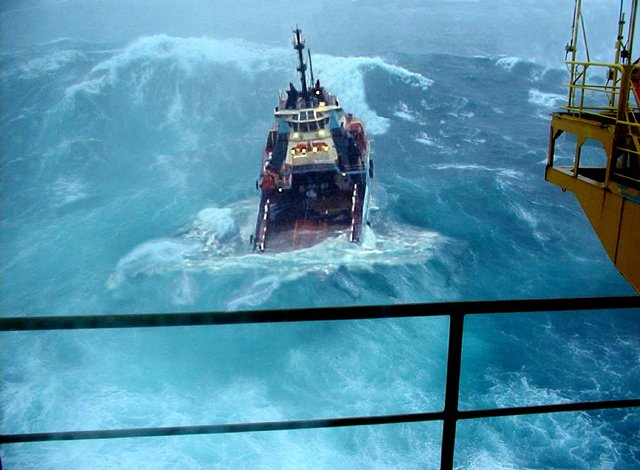
%> input picture Seam_carving/code/boat.jpg, 640 x 470 px
$ octave script.m   (GNU Octave 9; MATLAB toolbox functions it lacks are replaced by stand-ins)
%> lines starting %> are read from the running program, lines starting %| are printed output that depends on the picture
### Seam_carving/code/seam_carving_x_direction.m
function result = seam_carving_x_direction(I)
	%{
	Function that finds a Top-down (vertical) seam in the image I and removes the seam.
	Reduce one pixel in X direction and return the image as 'result' matrix.
	%}

  I_gray = rgb2gray(I);
	[h w] = size(I_gray);

	%Consider L1 norm as Energy.
  %Calculate energy in the grayscale version of the image I.
	dx = conv2(I_gray,[1 -1],'same');
	dy = conv2(I_gray,[1 ;-1],'same');
	Energy = abs(dx) + abs(dy);

	%Initialization
	Min_energy = zeros(h+1,w+2);
	Min_energy(:,1) = Min_energy(:,w+2) = inf;

	%Store the vertical seam directions left(-1), straight (0) and right (-1)
	direction = zeros(h,w);

	%Dynamic programming for the seam finding
	for i = 1:h
	  [min_value, index] = min([Min_energy(i,1:w); Min_energy(i,2:w+1); Min_energy(i,3:w+2)]);
		Min_energy(i+1,2:w+1) = Energy(i,1:w) + min_value;
		direction(i,:) = index-2;%Shifting 1,2,3 to -1,0,1
	end

	%Find the min energy from the bottom row
	[val, col] = min(Min_energy(h+1,:));
  col = col - 1;

  %{
  BACKTRACKING(Finding the optimal energy path).
	At the same time converting subscript into a row-major linear index.
	I am unable to do it using sub2ind function becuase it gives coloumn-major linear index.
	But I need row-major linear index. So i do it with a simple equation.
  %}
	linear_ind = zeros(h,1);
	for i = h:-1:1
		linear_ind(i,1) = (i-1)*w+col; %Row-major linear index.
		col = col + direction(i,col);
	end

	%Channel(RGB)-wise seam removing. Iterates 3 times only.
	for i = 1:1:3
		C = I(:,:,i)'(:);
		C(linear_ind) = []; %Deleting the whole seam
		result(:,:,i) = reshape(C,w-1,h)'; %Reshaping (Row major order)
	end
end

### Seam_carving/code/transpose_color.m
function result = transpose_color(I)
% The function will do Channel-wise(RGB) matrix transpose for the image I.
% The transposed color image will be returned as 'result' image.

  result(:,:,1) = I(:,:,1)';
  result(:,:,2) = I(:,:,2)';
  result(:,:,3) = I(:,:,3)';
end

### Seam_carving/code/script.m
clear
pkg load image
tic()

I = imread('boat.jpg');
%> I is the input picture: size 470x640x3 uint8; mean R, G, B 81.9, 144.4, 170.2

%Removing 200px from X direction
for i = 1:1:200
  I = seam_carving_x_direction(I);
end
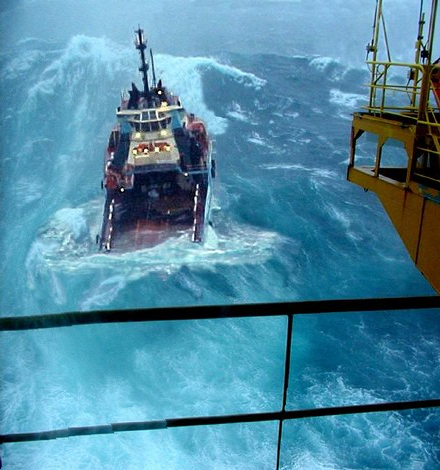
%> I: size 470x440x3 uint8; mean R, G, B 79.9, 138.9, 163.6

%Transpose the color image
I = transpose_color(I);

%Removing 200px from Y direction
for i = 1:1:200
  I = seam_carving_x_direction(I);
end
%> this loop made 200 passes
%> pass 1, in seam_carving_x_direction (call 61), `I_gray = rgb2gray(I);`:
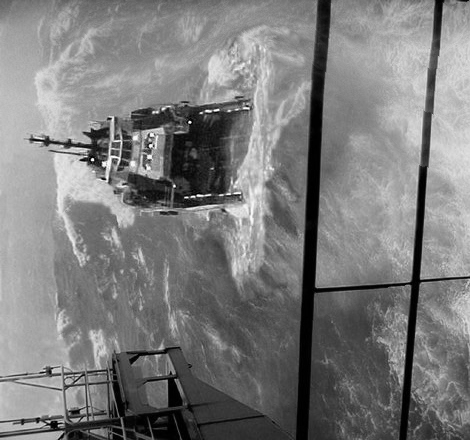
%> I_gray: size 440x470 uint8; min 0, max 255, mean 124
%> pass 1, in seam_carving_x_direction (call 61), `dy = conv2(I_gray,[1 ;-1],'same');`:
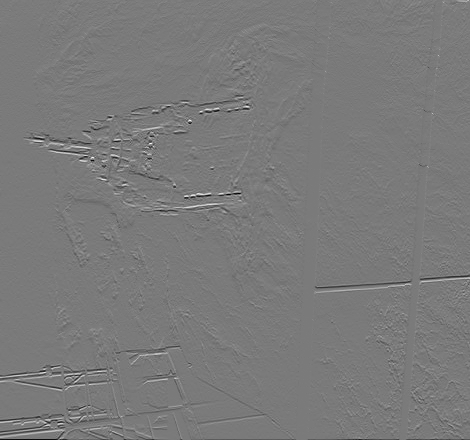
%> dy: size 440x470 double; min -192, max 207, mean -0.2; drawn with min black and max white
%> pass 1, in seam_carving_x_direction (call 61), `Energy = abs(dx) + abs(dy);`:
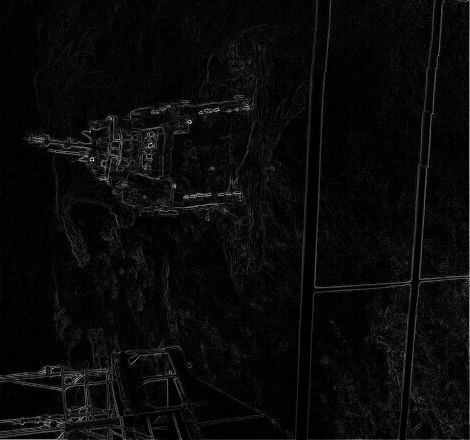
%> Energy: size 440x470 double; min 0, max 360, mean 14.7; drawn with min black and max white
%> after the loop:
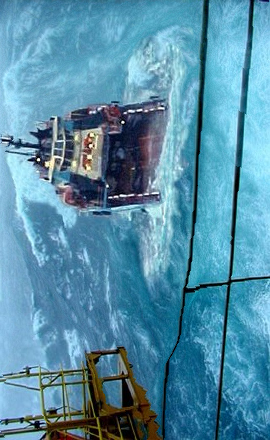
%> I: size 440x270x3 uint8; mean R, G, B 85.6, 142.6, 167.7

imwrite(transpose_color(I),'out.jpg');
%> in transpose_color (call 2), `result(:,:,1) = I(:,:,1)';`:
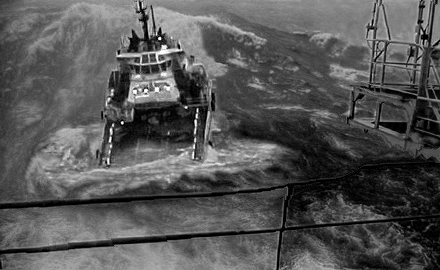
%> result: size 270x440 uint8; min 0, max 255, mean 85.6
%> in transpose_color (call 2), `result(:,:,3) = I(:,:,3)';`:
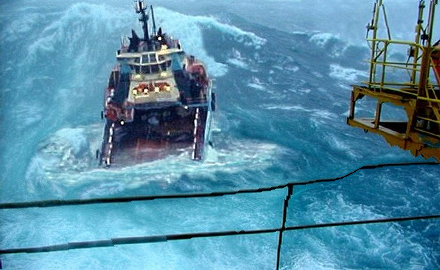
%> result: size 270x440x3 uint8; mean R, G, B 85.6, 142.6, 167.7; mean of the top-left, top-right, bottom-left and bottom-right quarters 138.3, 124.6, 152.5, 112.6
toc()
